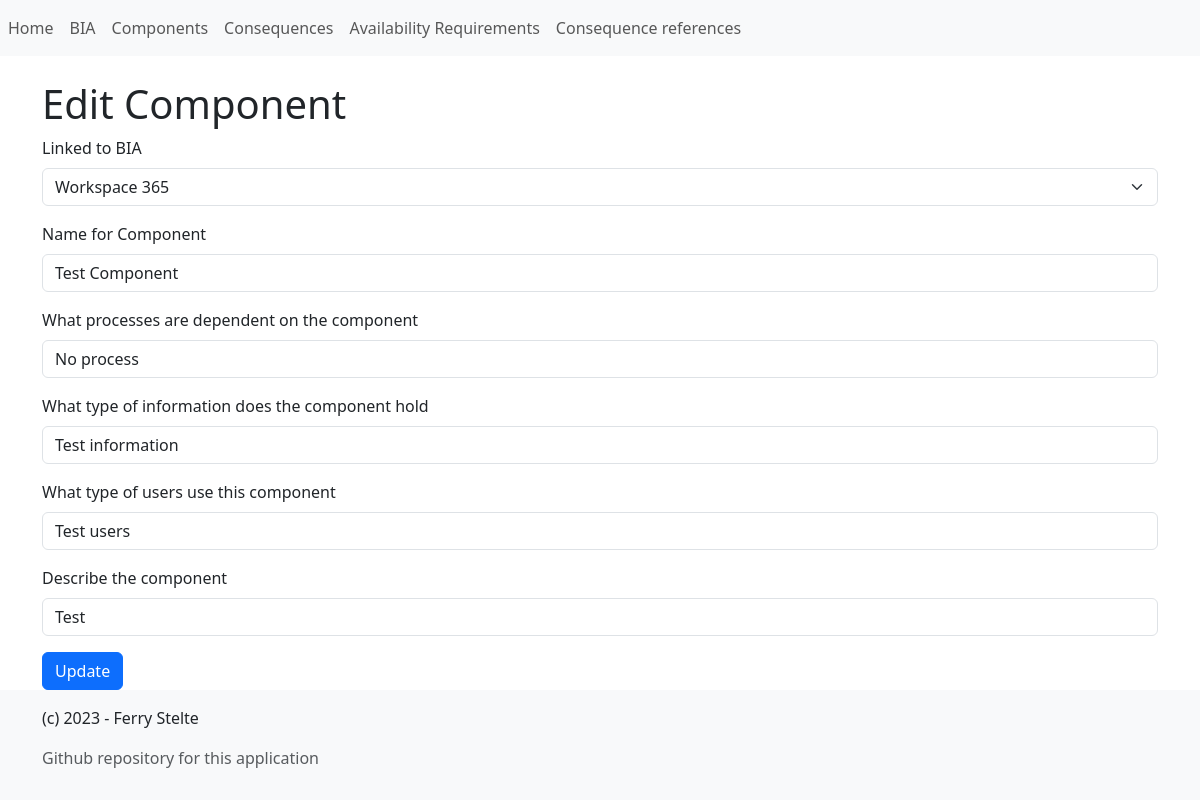
The page /manage-data/component/edit/2 on the database its author committed.
### app/model.py (models this page shows)
class Context_Scope(Base):
    __tablename__ = 'context_scope'
    id = Column(Integer, primary_key=True)
    name = Column(String(50))
    responsible = Column(String(100))
    coordinator = Column(String(100))
    start_date = Column(Date)
    end_date = Column(Date)
    last_update = Column(Date)
    service_description = Column(String)
    knowledge = Column(String)
    interfaces = Column(String)
    mission_critical = Column(String)
    support_contracts = Column(String)
    security_supplier = Column(String)
    user_amount = Column(Integer)
    scope_description = Column(String)
    risk_assessment_human = Column(String)
    risk_assessment_process = Column(String)
    risk_assessment_technological = Column(String)
    project_leader = Column(String)
    risk_owner = Column(String)
    product_owner = Column(String)
    technical_administrator = Column(String)
    security_manager = Column(String)
    incident_contact = Column(String)

class Components(Base):
    __tablename__ = 'components'
    id = Column(Integer, primary_key=True)
    bia_name = Column(Integer, ForeignKey('context_scope.name'))
    component_name = Column(String)
    processes_dependencies = Column(String)
    info_type = Column(String)
    user_type = Column(String)
    description = Column(String)

### app/blueprints/manage_data/views.py (the view)
@manage_data_blueprint.route('/component/edit/<int:component_id>', methods=['GET', 'POST'])
def component_edit(component_id):
    item = app_db.session.query(Components).filter(Components.id == component_id).first()
    form = CompEditForm(obj=item)
    form.name.query = app_db.session.query(Context_Scope).order_by(Context_Scope.id)
    if item is None:
        abort(403)
    if form.validate_on_submit():
        form.populate_obj(item)
        app_db.session.commit()
        flash('Component updated: ' + item.component_name, 'info')
        return redirect(url_for('manage_data.component_list'))
    return render_template('item_new_edit.html', title='Edit Component', form=form)

### app/blueprints/manage_data/forms.py
class CompEditForm(FlaskForm, CompNewEditFormMixin):
    submit = SubmitField('Update')

### app/factory.py (called while the page is built)
def create_app():
    app = Flask(__name__)
    app.config.from_object('config.ConfigDevelopment')
    app.logger = app_logging.init_app(app)
    app_db.init_app(app)
    app.logger.debug('test debug message')
    Bootstrap5(app)
    csrf = CSRFProtect()
    csrf.init_app(app)
    from .blueprints.manage_data.views import manage_data_blueprint
    app.register_blueprint(manage_data_blueprint, url_prefix='/manage-data')
    @app.teardown_appcontext
    def teardown_db(response_or_exception):
        if hasattr(app_db, 'session'):
            app_db.session.remove()
    @app.route('/')
    def index():
        return render_template(
            'home.html',
            welcome_message='Hello world',
        )
    return app

### app/templates/item_new_edit.html
{% from 'bootstrap/form.html' import render_form %}
{% extends "base.html" %}
{% block content %}
	<h1>
		{{ title }}
	</h1>
	{{ render_form(form) }}
{% endblock %}

### rows shown on the page
Context_Scope: name "Workspace 365"
Components: component_name "Test Component", processes_dependencies "No process", info_type "Test information", user_type "Test users", description "Test"

### other values the page prints
{{ render_nav_item('index', 'Home', use_li=True) }} "Home"
{{ render_nav_item('manage_data.bia_list', 'BIA', use_li=True) }} "BIA"
{{ title }} "Edit Component"
